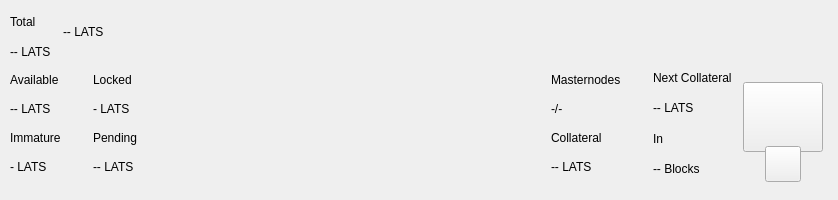
<?xml version="1.0" encoding="UTF-8"?>
<ui version="4.0">
 <class>TopBar</class>
 <widget class="QWidget" name="TopBar">
  <property name="geometry">
   <rect>
    <x>0</x>
    <y>0</y>
    <width>838</width>
    <height>200</height>
   </rect>
  </property>
  <property name="minimumSize">
   <size>
    <width>0</width>
    <height>200</height>
   </size>
  </property>
  <property name="maximumSize">
   <size>
    <width>16777215</width>
    <height>200</height>
   </size>
  </property>
  <property name="windowTitle">
   <string>Form</string>
  </property>
  <layout class="QVBoxLayout" name="verticalLayout_10" stretch="0">
   <property name="spacing">
    <number>0</number>
   </property>
   <property name="leftMargin">
    <number>0</number>
   </property>
   <property name="topMargin">
    <number>0</number>
   </property>
   <property name="rightMargin">
    <number>0</number>
   </property>
   <property name="bottomMargin">
    <number>0</number>
   </property>
   <item>
    <widget class="PFBorderImage" name="containerTop">
     <layout class="QVBoxLayout" name="verticalLayout_11">
      <property name="spacing">
       <number>0</number>
      </property>
      <property name="leftMargin">
       <number>0</number>
      </property>
      <property name="topMargin">
       <number>0</number>
      </property>
      <property name="rightMargin">
       <number>0</number>
      </property>
      <property name="bottomMargin">
       <number>0</number>
      </property>
      <item>
       <widget class="QWidget" name="top_container_2" native="true">
        <property name="minimumSize">
         <size>
          <width>0</width>
          <height>65</height>
         </size>
        </property>
        <layout class="QHBoxLayout" name="top_container">
         <property name="spacing">
          <number>0</number>
         </property>
         <property name="leftMargin">
          <number>10</number>
         </property>
         <property name="topMargin">
          <number>0</number>
         </property>
         <property name="rightMargin">
          <number>10</number>
         </property>
         <property name="bottomMargin">
          <number>0</number>
         </property>
         <item>
          <layout class="QHBoxLayout" name="horizontalLayout_4">
           <property name="spacing">
            <number>12</number>
           </property>
           <property name="rightMargin">
            <number>0</number>
           </property>
           <item>
            <widget class="QWidget" name="widgetAmount" native="true">
             <layout class="QVBoxLayout" name="verticalLayout_2">
              <property name="spacing">
               <number>2</number>
              </property>
              <property name="leftMargin">
               <number>0</number>
              </property>
              <property name="topMargin">
               <number>8</number>
              </property>
              <property name="rightMargin">
               <number>0</number>
              </property>
              <property name="bottomMargin">
               <number>0</number>
              </property>
              <item>
               <widget class="QLabel" name="labelTitle1">
                <property name="text">
                 <string>Total</string>
                </property>
               </widget>
              </item>
              <item>
               <widget class="QLabel" name="labelAmountPiv">
                <property name="text">
                 <string notr="true">-- LATS</string>
                </property>
               </widget>
              </item>
             </layout>
            </widget>
           </item>
           <item alignment="Qt::AlignVCenter">
            <widget class="QWidget" name="widgetTopAmount" native="true">
             <property name="sizePolicy">
              <sizepolicy hsizetype="Preferred" vsizetype="Maximum">
               <horstretch>0</horstretch>
               <verstretch>0</verstretch>
              </sizepolicy>
             </property>
             <layout class="QHBoxLayout" name="horizontalLayout_5">
              <property name="spacing">
               <number>0</number>
              </property>
              <property name="leftMargin">
               <number>0</number>
              </property>
              <property name="topMargin">
               <number>0</number>
              </property>
              <property name="rightMargin">
               <number>0</number>
              </property>
              <property name="bottomMargin">
               <number>0</number>
              </property>
              <item alignment="Qt::AlignTop">
               <widget class="QLabel" name="labelAmountTopPiv">
                <property name="minimumSize">
                 <size>
                  <width>0</width>
                  <height>36</height>
                 </size>
                </property>
                <property name="styleSheet">
                 <string notr="true">padding:0px;margin:0px;</string>
                </property>
                <property name="text">
                 <string notr="true">-- LATS</string>
                </property>
               </widget>
              </item>
             </layout>
            </widget>
           </item>
           <item>
            <spacer name="horizontalSpacer">
             <property name="orientation">
              <enum>Qt::Horizontal</enum>
             </property>
             <property name="sizeHint" stdset="0">
              <size>
               <width>40</width>
               <height>20</height>
              </size>
             </property>
            </spacer>
           </item>
           <item alignment="Qt::AlignRight">
            <widget class="QWidget" name="layoutSync" native="true">
             <property name="minimumSize">
              <size>
               <width>0</width>
               <height>36</height>
              </size>
             </property>
             <property name="maximumSize">
              <size>
               <width>16777215</width>
               <height>36</height>
              </size>
             </property>
             <layout class="QVBoxLayout" name="verticalLayout_9">
              <property name="leftMargin">
               <number>0</number>
              </property>
              <property name="topMargin">
               <number>0</number>
              </property>
              <property name="rightMargin">
               <number>0</number>
              </property>
              <property name="bottomMargin">
               <number>0</number>
              </property>
              <item>
               <widget class="ExpandableButton" name="pushButtonSync" native="true">
                <property name="minimumSize">
                 <size>
                  <width>36</width>
                  <height>36</height>
                 </size>
                </property>
                <property name="maximumSize">
                 <size>
                  <width>16777215</width>
                  <height>36</height>
                 </size>
                </property>
               </widget>
              </item>
             </layout>
            </widget>
           </item>
           <item>
            <widget class="ExpandableButton" name="pushButtonHDUpgrade" native="true">
             <property name="minimumSize">
              <size>
               <width>36</width>
               <height>36</height>
              </size>
             </property>
             <property name="maximumSize">
              <size>
               <width>16777215</width>
               <height>36</height>
              </size>
             </property>
            </widget>
           </item>
           <item>
            <widget class="ExpandableButton" name="pushButtonStack" native="true">
             <property name="minimumSize">
              <size>
               <width>36</width>
               <height>36</height>
              </size>
             </property>
             <property name="maximumSize">
              <size>
               <width>16777215</width>
               <height>36</height>
              </size>
             </property>
            </widget>
           </item>
           <item>
            <widget class="ExpandableButton" name="pushButtonConf" native="true">
             <property name="minimumSize">
              <size>
               <width>36</width>
               <height>36</height>
              </size>
             </property>
             <property name="maximumSize">
              <size>
               <width>16777215</width>
               <height>36</height>
              </size>
             </property>
            </widget>
           </item>
           <item>
            <widget class="ExpandableButton" name="pushButtonMasternodes" native="true">
             <property name="minimumSize">
              <size>
               <width>36</width>
               <height>36</height>
              </size>
             </property>
             <property name="maximumSize">
              <size>
               <width>16777215</width>
               <height>36</height>
              </size>
             </property>
            </widget>
           </item>
           <item>
            <widget class="ExpandableButton" name="pushButtonConsole" native="true">
             <property name="minimumSize">
              <size>
               <width>36</width>
               <height>36</height>
              </size>
             </property>
             <property name="maximumSize">
              <size>
               <width>16777215</width>
               <height>36</height>
              </size>
             </property>
            </widget>
           </item>
           <item>
            <widget class="ExpandableButton" name="pushButtonConnection" native="true">
             <property name="minimumSize">
              <size>
               <width>36</width>
               <height>36</height>
              </size>
             </property>
             <property name="maximumSize">
              <size>
               <width>16777215</width>
               <height>36</height>
              </size>
             </property>
            </widget>
           </item>
           <item>
            <widget class="ExpandableButton" name="pushButtonTor" native="true">
             <property name="minimumSize">
              <size>
               <width>36</width>
               <height>36</height>
              </size>
             </property>
             <property name="maximumSize">
              <size>
               <width>16777215</width>
               <height>36</height>
              </size>
             </property>
            </widget>
           </item>
           <item>
            <widget class="ExpandableButton" name="pushButtonLock" native="true">
             <property name="sizePolicy">
              <sizepolicy hsizetype="Expanding" vsizetype="Expanding">
               <horstretch>0</horstretch>
               <verstretch>0</verstretch>
              </sizepolicy>
             </property>
             <property name="minimumSize">
              <size>
               <width>36</width>
               <height>0</height>
              </size>
             </property>
             <property name="maximumSize">
              <size>
               <width>16777215</width>
               <height>36</height>
              </size>
             </property>
            </widget>
           </item>
           <item>
            <widget class="ExpandableButton" name="pushButtonTheme" native="true">
             <property name="minimumSize">
              <size>
               <width>36</width>
               <height>36</height>
              </size>
             </property>
             <property name="maximumSize">
              <size>
               <width>16777215</width>
               <height>36</height>
              </size>
             </property>
            </widget>
           </item>
           <item>
            <widget class="ExpandableButton" name="pushButtonFAQ" native="true">
             <property name="minimumSize">
              <size>
               <width>36</width>
               <height>36</height>
              </size>
             </property>
             <property name="maximumSize">
              <size>
               <width>16777215</width>
               <height>36</height>
              </size>
             </property>
            </widget>
           </item>
          </layout>
         </item>
        </layout>
       </widget>
      </item>
      <item>
       <widget class="QWidget" name="bottom_container" native="true">
        <property name="minimumSize">
         <size>
          <width>0</width>
          <height>135</height>
         </size>
        </property>
        <layout class="QHBoxLayout" name="botton_container">
         <property name="leftMargin">
          <number>10</number>
         </property>
         <property name="topMargin">
          <number>0</number>
         </property>
         <property name="rightMargin">
          <number>10</number>
         </property>
         <property name="bottomMargin">
          <number>10</number>
         </property>
         <item>
          <layout class="QHBoxLayout" name="horizontalLayout_3">
           <property name="spacing">
            <number>0</number>
           </property>
           <property name="bottomMargin">
            <number>9</number>
           </property>
           <item>
            <layout class="QVBoxLayout" name="verticalLayout_7">
             <property name="spacing">
              <number>0</number>
             </property>
             <property name="leftMargin">
              <number>0</number>
             </property>
             <property name="rightMargin">
              <number>0</number>
             </property>
             <item>
              <layout class="QHBoxLayout" name="horizontalLayout_2">
               <property name="spacing">
                <number>0</number>
               </property>
               <item>
                <layout class="QVBoxLayout" name="verticalLayout_6">
                 <item>
                  <widget class="QLabel" name="labelTitle5">
                   <property name="text">
                    <string>Available</string>
                   </property>
                  </widget>
                 </item>
                 <item>
                  <widget class="QLabel" name="labelAvailablePiv">
                   <property name="text">
                    <string>-- LATS</string>
                   </property>
                  </widget>
                 </item>
                 <item>
                  <widget class="QLabel" name="labelTitle4">
                   <property name="text">
                    <string>Immature</string>
                   </property>
                  </widget>
                 </item>
                 <item>
                  <widget class="QLabel" name="labelImmaturePiv">
                   <property name="text">
                    <string notr="true">- LATS</string>
                   </property>
                  </widget>
                 </item>
                </layout>
               </item>
               <item>
                <layout class="QVBoxLayout" name="verticalLayout_8">
                 <property name="leftMargin">
                  <number>32</number>
                 </property>
                 <item>
                  <widget class="QLabel" name="labelTitle6">
                   <property name="text">
                    <string>Locked</string>
                   </property>
                  </widget>
                 </item>
                 <item>
                  <widget class="QLabel" name="labelLockedPiv">
                   <property name="text">
                    <string>- LATS</string>
                   </property>
                  </widget>
                 </item>
                 <item>
                  <widget class="QLabel" name="labelTitle3">
                   <property name="text">
                    <string>Pending</string>
                   </property>
                  </widget>
                 </item>
                 <item>
                  <widget class="QLabel" name="labelPendingPiv">
                   <property name="text">
                    <string notr="true">-- LATS</string>
                   </property>
                  </widget>
                 </item>
                </layout>
               </item>
              </layout>
             </item>
            </layout>
           </item>
          </layout>
         </item>
         <item>
          <spacer name="horizontalSpacer_2">
           <property name="orientation">
            <enum>Qt::Horizontal</enum>
           </property>
           <property name="sizeHint" stdset="0">
            <size>
             <width>40</width>
             <height>20</height>
            </size>
           </property>
          </spacer>
         </item>
         <item>
          <layout class="QHBoxLayout" name="horizontalLayout_6">
           <property name="spacing">
            <number>0</number>
           </property>
           <property name="rightMargin">
            <number>0</number>
           </property>
           <property name="bottomMargin">
            <number>9</number>
           </property>
           <item>
            <layout class="QVBoxLayout" name="verticalLayout_5">
             <item>
              <widget class="QLabel" name="labelMasternodesTitle">
               <property name="text">
                <string>Masternodes</string>
               </property>
              </widget>
             </item>
             <item>
              <widget class="QLabel" name="labelMasternodeCount">
               <property name="text">
                <string>-/-</string>
               </property>
              </widget>
             </item>
             <item>
              <widget class="QLabel" name="labelTitle8">
               <property name="text">
                <string>Collateral</string>
               </property>
              </widget>
             </item>
             <item>
              <widget class="QLabel" name="labelCollateralPiv">
               <property name="text">
                <string notr="true">-- LATS</string>
               </property>
              </widget>
             </item>
            </layout>
           </item>
           <item>
            <widget class="QWidget" name="widgetNextCollateral" native="true">
             <layout class="QVBoxLayout" name="verticalLayout_12">
              <property name="leftMargin">
               <number>32</number>
              </property>
              <property name="topMargin">
               <number>0</number>
              </property>
              <property name="rightMargin">
               <number>0</number>
              </property>
              <property name="bottomMargin">
               <number>0</number>
              </property>
              <item>
               <widget class="QLabel" name="labelNextMasternodesTitle">
                <property name="text">
                 <string>Next Collateral</string>
                </property>
               </widget>
              </item>
              <item>
               <widget class="QLabel" name="labelNextCollateralValue">
                <property name="text">
                 <string>-- LATS</string>
                </property>
               </widget>
              </item>
              <item>
               <widget class="QLabel" name="labelTitle9">
                <property name="text">
                 <string>In</string>
                </property>
               </widget>
              </item>
              <item>
               <widget class="QLabel" name="labelNextCollateralBlocks">
                <property name="text">
                 <string notr="true">-- Blocks</string>
                </property>
               </widget>
              </item>
             </layout>
            </widget>
           </item>
          </layout>
         </item>
         <item>
          <widget class="QWidget" name="qrContainer" native="true">
           <property name="sizePolicy">
            <sizepolicy hsizetype="Preferred" vsizetype="Minimum">
             <horstretch>0</horstretch>
             <verstretch>0</verstretch>
            </sizepolicy>
           </property>
           <property name="minimumSize">
            <size>
             <width>90</width>
             <height>110</height>
            </size>
           </property>
           <property name="maximumSize">
            <size>
             <width>90</width>
             <height>110</height>
            </size>
           </property>
           <layout class="QVBoxLayout" name="containerQR">
            <property name="spacing">
             <number>0</number>
            </property>
            <property name="leftMargin">
             <number>5</number>
            </property>
            <property name="topMargin">
             <number>10</number>
            </property>
            <property name="rightMargin">
             <number>5</number>
            </property>
            <property name="bottomMargin">
             <number>0</number>
            </property>
            <item>
             <widget class="QPushButton" name="btnQr">
              <property name="minimumSize">
               <size>
                <width>70</width>
                <height>70</height>
               </size>
              </property>
              <property name="maximumSize">
               <size>
                <width>16777215</width>
                <height>70</height>
               </size>
              </property>
              <property name="focusPolicy">
               <enum>Qt::NoFocus</enum>
              </property>
              <property name="text">
               <string/>
              </property>
              <property name="iconSize">
               <size>
                <width>70</width>
                <height>70</height>
               </size>
              </property>
             </widget>
            </item>
            <item>
             <spacer name="verticalSpacer">
              <property name="orientation">
               <enum>Qt::Vertical</enum>
              </property>
              <property name="sizeType">
               <enum>QSizePolicy::Fixed</enum>
              </property>
              <property name="sizeHint" stdset="0">
               <size>
                <width>20</width>
                <height>20</height>
               </size>
              </property>
             </spacer>
            </item>
            <item alignment="Qt::AlignHCenter|Qt::AlignBottom">
             <widget class="QPushButton" name="pushButtonQR">
              <property name="minimumSize">
               <size>
                <width>36</width>
                <height>36</height>
               </size>
              </property>
              <property name="maximumSize">
               <size>
                <width>36</width>
                <height>36</height>
               </size>
              </property>
              <property name="focusPolicy">
               <enum>Qt::NoFocus</enum>
              </property>
              <property name="text">
               <string/>
              </property>
             </widget>
            </item>
           </layout>
          </widget>
         </item>
        </layout>
       </widget>
      </item>
     </layout>
    </widget>
   </item>
  </layout>
 </widget>
 <customwidgets>
  <customwidget>
   <class>ExpandableButton</class>
   <extends>QWidget</extends>
   <header>qt/pivx/expandablebutton.h</header>
   <container>1</container>
  </customwidget>
  <customwidget>
   <class>PFBorderImage</class>
   <extends>QFrame</extends>
   <header>qt/pivx/pfborderimage.h</header>
   <container>1</container>
  </customwidget>
 </customwidgets>
 <resources/>
 <connections/>
</ui>
